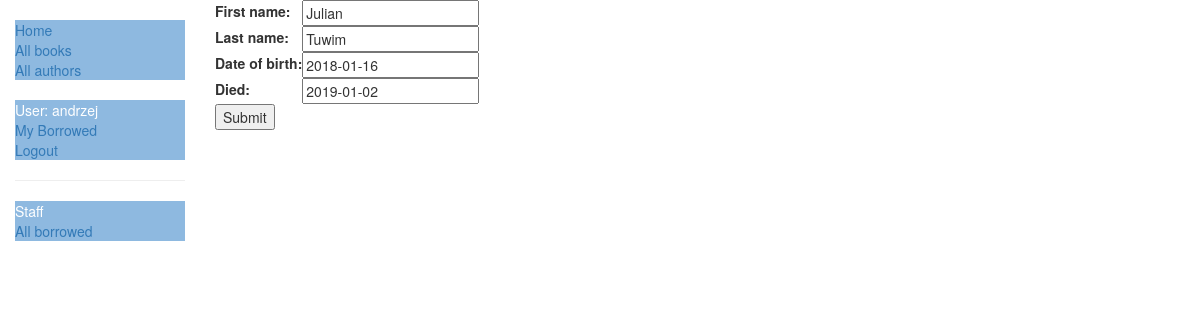
Screenshot of /catalog/author/1/update/ (signed in) with the database file from the repository.
### catalog/models.py (models this page shows, shortened)
class Author(models.Model):
    first_name = models.CharField(max_length=100)
    last_name = models.CharField(max_length=100)
    date_of_birth = models.DateField(null=True, blank=True)
    date_of_death = models.DateField('died', null=True, blank=True)
    class Meta:
        ordering = ['last_name', 'first_name']

### catalog/views.py (the view)
# urls.py: path('author/<int:pk>/update/', views.AuthorUpdate.as_view(), name='author_update'),
class AuthorUpdate(PermissionRequiredMixin, UpdateView):
    model = Author
    fields = ['first_name','last_name','date_of_birth','date_of_death']
    permission_required = 'catalog.can_mark_returned'

### catalog/templates/catalog/author_form.html (shortened to what this page needs)
{% extends "base_generic.html" %}
{% block content %}
<form action=""  method="post">
    <table>
    {{ form.as_table }}
    </table>
    <input type="submit" value="Submit" />
</form>
{% endblock %}

### catalog/templates/base_generic.html (shortened to what this page needs)
<!DOCTYPE html>
<html lang="en">
<head>
  <link rel="stylesheet" href="https://maxcdn.bootstrapcdn.com/bootstrap/3.3.7/css/bootstrap.min.css">
  {% load static %}
  <link rel="stylesheet" href="{% static 'css/styles.css' %}">
</head>
<body>
<div class="container-fluid">
<div class="row">
  <div class="col-sm-2">
  {% block sidebar %}
  <ul class="sidebar-nav">
    <li><a href="{% url 'index' %}">Home</a></li>
    <li><a href="{% url 'books' %}">All books</a></li>
    <li><a href="{% url 'authors' %}">All authors</a></li>
  </ul>
  <ul class="sidebar-nav">
   {% if user.is_authenticated %}
     <li>User: {{ user.get_username }}</li>
     <li><a href="{% url 'my-borrowed' %}">My Borrowed</a></li>
     <li><a href="{% url 'logout'%}?next={{request.path}}">Logout</a></li>
   {% else %}
     <li><a href="{% url 'login'%}?next={{request.path}}">Login</a></li>
   {% endif %}
  </ul>
   {% if user.is_staff %}
   <hr />
   <ul class="sidebar-nav">
   <li>Staff</li>
   {% if perms.catalog.can_mark_returned %}
   <li><a href="{% url 'all-borrowed' %}">All borrowed</a></li>
   {% endif %}
   </ul>
    {% endif %}
{% endblock %}
  </div>
  <div class="col-sm-10 ">
  {% block content %}{% endblock %}
  </div>
</div>
</div>
</body>
</html>

### catalog/static/css/styles.css (style rules this page uses)
.sidebar-nav { margin-top: 20px; margin-left:20; padding: 0; list-style: none; font-size:50dp; }
.sidebar-nav { background-color:#8eb9e0; font-size:100dp; color:white; }

### rows the page displays
Author: first_name "Julian", last_name "Tuwim", date_of_birth "2018-01-16", date_of_death "2019-01-02"

### other values shown
{{ user.get_username }} "andrzej"
